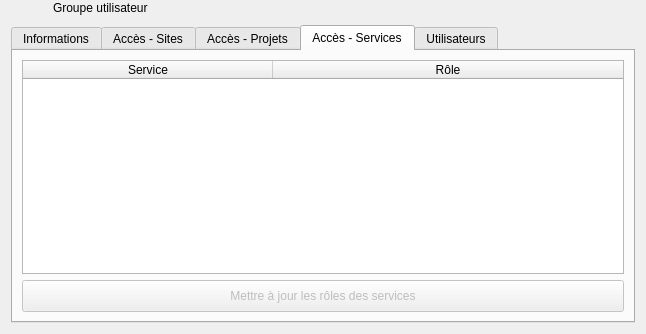
<?xml version="1.0" encoding="UTF-8"?>
<ui version="4.0">
 <class>UserGroupWidget</class>
 <widget class="QWidget" name="UserGroupWidget">
  <property name="geometry">
   <rect>
    <x>0</x>
    <y>0</y>
    <width>646</width>
    <height>334</height>
   </rect>
  </property>
  <property name="sizePolicy">
   <sizepolicy hsizetype="Preferred" vsizetype="Preferred">
    <horstretch>0</horstretch>
    <verstretch>0</verstretch>
   </sizepolicy>
  </property>
  <property name="windowTitle">
   <string>Form</string>
  </property>
  <property name="styleSheet">
   <string notr="true"/>
  </property>
  <layout class="QVBoxLayout" name="verticalLayout">
   <property name="spacing">
    <number>10</number>
   </property>
   <property name="topMargin">
    <number>1</number>
   </property>
   <item>
    <layout class="QHBoxLayout" name="horizontalLayout_4">
     <item>
      <widget class="QLabel" name="icoTitle">
       <property name="sizePolicy">
        <sizepolicy hsizetype="Fixed" vsizetype="Fixed">
         <horstretch>0</horstretch>
         <verstretch>0</verstretch>
        </sizepolicy>
       </property>
       <property name="maximumSize">
        <size>
         <width>32</width>
         <height>32</height>
        </size>
       </property>
       <property name="text">
        <string/>
       </property>
       <property name="pixmap">
        <pixmap resource="../../resources/TeraClient.qrc">:/icons/usergroup.png</pixmap>
       </property>
       <property name="scaledContents">
        <bool>true</bool>
       </property>
      </widget>
     </item>
     <item>
      <widget class="QLabel" name="lblTitle">
       <property name="font">
        <font>
         <bold>false</bold>
        </font>
       </property>
       <property name="text">
        <string>Groupe utilisateur</string>
       </property>
      </widget>
     </item>
    </layout>
   </item>
   <item>
    <widget class="QTabWidget" name="tabNav">
     <property name="sizePolicy">
      <sizepolicy hsizetype="Expanding" vsizetype="Expanding">
       <horstretch>0</horstretch>
       <verstretch>0</verstretch>
      </sizepolicy>
     </property>
     <property name="currentIndex">
      <number>3</number>
     </property>
     <widget class="QWidget" name="tabDashboard">
      <attribute name="icon">
       <iconset resource="../../resources/TeraClient.qrc">
        <normaloff>:/icons/info.png</normaloff>:/icons/info.png</iconset>
      </attribute>
      <attribute name="title">
       <string>Informations</string>
      </attribute>
      <layout class="QVBoxLayout" name="verticalLayout_6">
       <item>
        <widget class="QScrollArea" name="scrollArea">
         <property name="widgetResizable">
          <bool>true</bool>
         </property>
         <widget class="QWidget" name="scrollAreaWidgetContents">
          <property name="geometry">
           <rect>
            <x>0</x>
            <y>0</y>
            <width>604</width>
            <height>174</height>
           </rect>
          </property>
          <layout class="QVBoxLayout" name="verticalLayout_4">
           <property name="leftMargin">
            <number>0</number>
           </property>
           <property name="topMargin">
            <number>0</number>
           </property>
           <property name="rightMargin">
            <number>0</number>
           </property>
           <property name="bottomMargin">
            <number>0</number>
           </property>
           <item>
            <layout class="QHBoxLayout" name="horizontalLayout">
             <item>
              <spacer name="horizontalSpacer">
               <property name="orientation">
                <enum>Qt::Horizontal</enum>
               </property>
               <property name="sizeHint" stdset="0">
                <size>
                 <width>40</width>
                 <height>1</height>
                </size>
               </property>
              </spacer>
             </item>
             <item>
              <widget class="QPushButton" name="btnEdit">
               <property name="minimumSize">
                <size>
                 <width>0</width>
                 <height>32</height>
                </size>
               </property>
               <property name="cursor">
                <cursorShape>PointingHandCursor</cursorShape>
               </property>
               <property name="text">
                <string>Éditer</string>
               </property>
               <property name="icon">
                <iconset resource="../../resources/TeraClient.qrc">
                 <normaloff>:/icons/edit.png</normaloff>:/icons/edit.png</iconset>
               </property>
               <property name="iconSize">
                <size>
                 <width>20</width>
                 <height>20</height>
                </size>
               </property>
              </widget>
             </item>
            </layout>
           </item>
           <item>
            <widget class="TeraForm" name="wdgUserGroup" native="true">
             <property name="sizePolicy">
              <sizepolicy hsizetype="Preferred" vsizetype="Expanding">
               <horstretch>0</horstretch>
               <verstretch>0</verstretch>
              </sizepolicy>
             </property>
            </widget>
           </item>
          </layout>
         </widget>
        </widget>
       </item>
       <item>
        <widget class="QFrame" name="frameButtons">
         <layout class="QHBoxLayout" name="horizontalLayout_2">
          <item>
           <widget class="QPushButton" name="btnSave">
            <property name="minimumSize">
             <size>
              <width>0</width>
              <height>32</height>
             </size>
            </property>
            <property name="cursor">
             <cursorShape>PointingHandCursor</cursorShape>
            </property>
            <property name="text">
             <string>Sauvegarder</string>
            </property>
            <property name="icon">
             <iconset resource="../../resources/TeraClient.qrc">
              <normaloff>:/icons/save.png</normaloff>:/icons/save.png</iconset>
            </property>
            <property name="iconSize">
             <size>
              <width>24</width>
              <height>24</height>
             </size>
            </property>
           </widget>
          </item>
          <item>
           <widget class="QPushButton" name="btnUndo">
            <property name="minimumSize">
             <size>
              <width>0</width>
              <height>32</height>
             </size>
            </property>
            <property name="cursor">
             <cursorShape>PointingHandCursor</cursorShape>
            </property>
            <property name="text">
             <string>Annuler</string>
            </property>
            <property name="icon">
             <iconset resource="../../resources/TeraClient.qrc">
              <normaloff>:/icons/undo.png</normaloff>:/icons/undo.png</iconset>
            </property>
            <property name="iconSize">
             <size>
              <width>24</width>
              <height>24</height>
             </size>
            </property>
           </widget>
          </item>
         </layout>
        </widget>
       </item>
      </layout>
     </widget>
     <widget class="QWidget" name="tabSites">
      <attribute name="icon">
       <iconset resource="../../resources/TeraClient.qrc">
        <normaloff>:/icons/site-icon.png</normaloff>:/icons/site-icon.png</iconset>
      </attribute>
      <attribute name="title">
       <string>Accès - Sites</string>
      </attribute>
      <layout class="QVBoxLayout" name="verticalLayout_7">
       <item>
        <widget class="QLabel" name="lblInherited">
         <property name="sizePolicy">
          <sizepolicy hsizetype="Preferred" vsizetype="Preferred">
           <horstretch>0</horstretch>
           <verstretch>0</verstretch>
          </sizepolicy>
         </property>
         <property name="font">
          <font>
           <pointsize>10</pointsize>
          </font>
         </property>
         <property name="text">
          <string>&lt;html&gt;&lt;head/&gt;&lt;body&gt;&lt;p&gt;Il n'est pas possible de spécifier &amp;quot;Aucun rôle&amp;quot; aux groupes utilisateurs qui ont au moins un accès (Administrateur ou Utilisateur) à un projet du groupe.&lt;/p&gt;&lt;p&gt;Vous ne pouvez pas spécifier un rôle pour les sites dont vous n'est pas Administrateur.&lt;/p&gt;&lt;/body&gt;&lt;/html&gt;</string>
         </property>
         <property name="alignment">
          <set>Qt::AlignCenter</set>
         </property>
         <property name="wordWrap">
          <bool>true</bool>
         </property>
        </widget>
       </item>
       <item>
        <widget class="QTableWidget" name="tableSites">
         <property name="editTriggers">
          <set>QAbstractItemView::NoEditTriggers</set>
         </property>
         <property name="showDropIndicator" stdset="0">
          <bool>false</bool>
         </property>
         <property name="dragDropOverwriteMode">
          <bool>false</bool>
         </property>
         <property name="selectionMode">
          <enum>QAbstractItemView::NoSelection</enum>
         </property>
         <property name="selectionBehavior">
          <enum>QAbstractItemView::SelectRows</enum>
         </property>
         <property name="sortingEnabled">
          <bool>true</bool>
         </property>
         <property name="columnCount">
          <number>2</number>
         </property>
         <attribute name="horizontalHeaderDefaultSectionSize">
          <number>250</number>
         </attribute>
         <attribute name="horizontalHeaderShowSortIndicator" stdset="0">
          <bool>true</bool>
         </attribute>
         <attribute name="horizontalHeaderStretchLastSection">
          <bool>true</bool>
         </attribute>
         <attribute name="verticalHeaderVisible">
          <bool>false</bool>
         </attribute>
         <column>
          <property name="text">
           <string>Site</string>
          </property>
         </column>
         <column>
          <property name="text">
           <string>Rôle</string>
          </property>
         </column>
        </widget>
       </item>
       <item>
        <widget class="QPushButton" name="btnUpdateSitesRoles">
         <property name="enabled">
          <bool>false</bool>
         </property>
         <property name="minimumSize">
          <size>
           <width>0</width>
           <height>32</height>
          </size>
         </property>
         <property name="cursor">
          <cursorShape>PointingHandCursor</cursorShape>
         </property>
         <property name="text">
          <string>Mettre à jour les rôles des sites</string>
         </property>
         <property name="icon">
          <iconset resource="../../resources/TeraClient.qrc">
           <normaloff>:/icons/save.png</normaloff>:/icons/save.png</iconset>
         </property>
         <property name="iconSize">
          <size>
           <width>24</width>
           <height>24</height>
          </size>
         </property>
        </widget>
       </item>
      </layout>
     </widget>
     <widget class="QWidget" name="tabProjects">
      <attribute name="icon">
       <iconset resource="../../resources/TeraClient.qrc">
        <normaloff>:/icons/project-icon.png</normaloff>:/icons/project-icon.png</iconset>
      </attribute>
      <attribute name="title">
       <string>Accès - Projets</string>
      </attribute>
      <layout class="QVBoxLayout" name="verticalLayout_3">
       <item>
        <widget class="QLabel" name="lblInherited_2">
         <property name="sizePolicy">
          <sizepolicy hsizetype="Preferred" vsizetype="Preferred">
           <horstretch>0</horstretch>
           <verstretch>0</verstretch>
          </sizepolicy>
         </property>
         <property name="font">
          <font>
           <pointsize>10</pointsize>
          </font>
         </property>
         <property name="text">
          <string>&lt;html&gt;&lt;head/&gt;&lt;body&gt;&lt;p&gt;Vous ne pouvez pas spécifier un rôle pour les projets dont vous n'est pas Administrateur.&lt;/p&gt;&lt;/body&gt;&lt;/html&gt;</string>
         </property>
         <property name="alignment">
          <set>Qt::AlignCenter</set>
         </property>
         <property name="wordWrap">
          <bool>true</bool>
         </property>
        </widget>
       </item>
       <item>
        <widget class="QTableWidget" name="tableProjects">
         <property name="editTriggers">
          <set>QAbstractItemView::NoEditTriggers</set>
         </property>
         <property name="showDropIndicator" stdset="0">
          <bool>false</bool>
         </property>
         <property name="dragDropOverwriteMode">
          <bool>false</bool>
         </property>
         <property name="selectionMode">
          <enum>QAbstractItemView::NoSelection</enum>
         </property>
         <property name="selectionBehavior">
          <enum>QAbstractItemView::SelectRows</enum>
         </property>
         <property name="sortingEnabled">
          <bool>true</bool>
         </property>
         <property name="columnCount">
          <number>3</number>
         </property>
         <attribute name="horizontalHeaderDefaultSectionSize">
          <number>200</number>
         </attribute>
         <attribute name="horizontalHeaderShowSortIndicator" stdset="0">
          <bool>true</bool>
         </attribute>
         <attribute name="horizontalHeaderStretchLastSection">
          <bool>true</bool>
         </attribute>
         <attribute name="verticalHeaderVisible">
          <bool>false</bool>
         </attribute>
         <column>
          <property name="text">
           <string>Site</string>
          </property>
         </column>
         <column>
          <property name="text">
           <string>Projet</string>
          </property>
         </column>
         <column>
          <property name="text">
           <string>Rôle</string>
          </property>
         </column>
        </widget>
       </item>
       <item>
        <widget class="QPushButton" name="btnUpdateProjectsRoles">
         <property name="enabled">
          <bool>false</bool>
         </property>
         <property name="minimumSize">
          <size>
           <width>0</width>
           <height>32</height>
          </size>
         </property>
         <property name="cursor">
          <cursorShape>PointingHandCursor</cursorShape>
         </property>
         <property name="text">
          <string>Mettre à jour les rôles des projets</string>
         </property>
         <property name="icon">
          <iconset resource="../../resources/TeraClient.qrc">
           <normaloff>:/icons/save.png</normaloff>:/icons/save.png</iconset>
         </property>
         <property name="iconSize">
          <size>
           <width>24</width>
           <height>24</height>
          </size>
         </property>
        </widget>
       </item>
      </layout>
     </widget>
     <widget class="QWidget" name="tabServices">
      <attribute name="icon">
       <iconset resource="../../resources/TeraClient.qrc">
        <normaloff>:/icons/service.png</normaloff>:/icons/service.png</iconset>
      </attribute>
      <attribute name="title">
       <string>Accès - Services</string>
      </attribute>
      <layout class="QVBoxLayout" name="verticalLayout_5">
       <item>
        <widget class="QTableWidget" name="tableServices">
         <property name="editTriggers">
          <set>QAbstractItemView::NoEditTriggers</set>
         </property>
         <property name="showDropIndicator" stdset="0">
          <bool>false</bool>
         </property>
         <property name="dragDropOverwriteMode">
          <bool>false</bool>
         </property>
         <property name="selectionMode">
          <enum>QAbstractItemView::NoSelection</enum>
         </property>
         <property name="selectionBehavior">
          <enum>QAbstractItemView::SelectRows</enum>
         </property>
         <property name="sortingEnabled">
          <bool>true</bool>
         </property>
         <property name="columnCount">
          <number>2</number>
         </property>
         <attribute name="horizontalHeaderDefaultSectionSize">
          <number>250</number>
         </attribute>
         <attribute name="horizontalHeaderShowSortIndicator" stdset="0">
          <bool>true</bool>
         </attribute>
         <attribute name="horizontalHeaderStretchLastSection">
          <bool>true</bool>
         </attribute>
         <attribute name="verticalHeaderVisible">
          <bool>false</bool>
         </attribute>
         <column>
          <property name="text">
           <string>Service</string>
          </property>
         </column>
         <column>
          <property name="text">
           <string>Rôle</string>
          </property>
         </column>
        </widget>
       </item>
       <item>
        <widget class="QPushButton" name="btnUpdateServicesRoles">
         <property name="enabled">
          <bool>false</bool>
         </property>
         <property name="minimumSize">
          <size>
           <width>0</width>
           <height>32</height>
          </size>
         </property>
         <property name="cursor">
          <cursorShape>PointingHandCursor</cursorShape>
         </property>
         <property name="text">
          <string>Mettre à jour les rôles des services</string>
         </property>
         <property name="icon">
          <iconset resource="../../resources/TeraClient.qrc">
           <normaloff>:/icons/save.png</normaloff>:/icons/save.png</iconset>
         </property>
         <property name="iconSize">
          <size>
           <width>24</width>
           <height>24</height>
          </size>
         </property>
        </widget>
       </item>
      </layout>
     </widget>
     <widget class="QWidget" name="tabUsers">
      <attribute name="icon">
       <iconset resource="../../resources/TeraClient.qrc">
        <normaloff>:/icons/software_user.png</normaloff>:/icons/software_user.png</iconset>
      </attribute>
      <attribute name="title">
       <string>Utilisateurs</string>
      </attribute>
      <layout class="QVBoxLayout" name="verticalLayout_2">
       <item>
        <widget class="QListWidget" name="lstUsers">
         <property name="iconSize">
          <size>
           <width>24</width>
           <height>24</height>
          </size>
         </property>
        </widget>
       </item>
       <item>
        <widget class="QPushButton" name="btnUpdateUsers">
         <property name="minimumSize">
          <size>
           <width>0</width>
           <height>32</height>
          </size>
         </property>
         <property name="cursor">
          <cursorShape>PointingHandCursor</cursorShape>
         </property>
         <property name="text">
          <string>Mettre à jour les utilisateurs membres de ce groupe</string>
         </property>
         <property name="icon">
          <iconset resource="../../resources/TeraClient.qrc">
           <normaloff>:/icons/save.png</normaloff>:/icons/save.png</iconset>
         </property>
         <property name="iconSize">
          <size>
           <width>24</width>
           <height>24</height>
          </size>
         </property>
        </widget>
       </item>
      </layout>
     </widget>
    </widget>
   </item>
  </layout>
 </widget>
 <customwidgets>
  <customwidget>
   <class>TeraForm</class>
   <extends>QWidget</extends>
   <header>TeraForm.h</header>
   <container>1</container>
  </customwidget>
 </customwidgets>
 <resources>
  <include location="../../resources/TeraClient.qrc"/>
 </resources>
 <connections/>
</ui>
